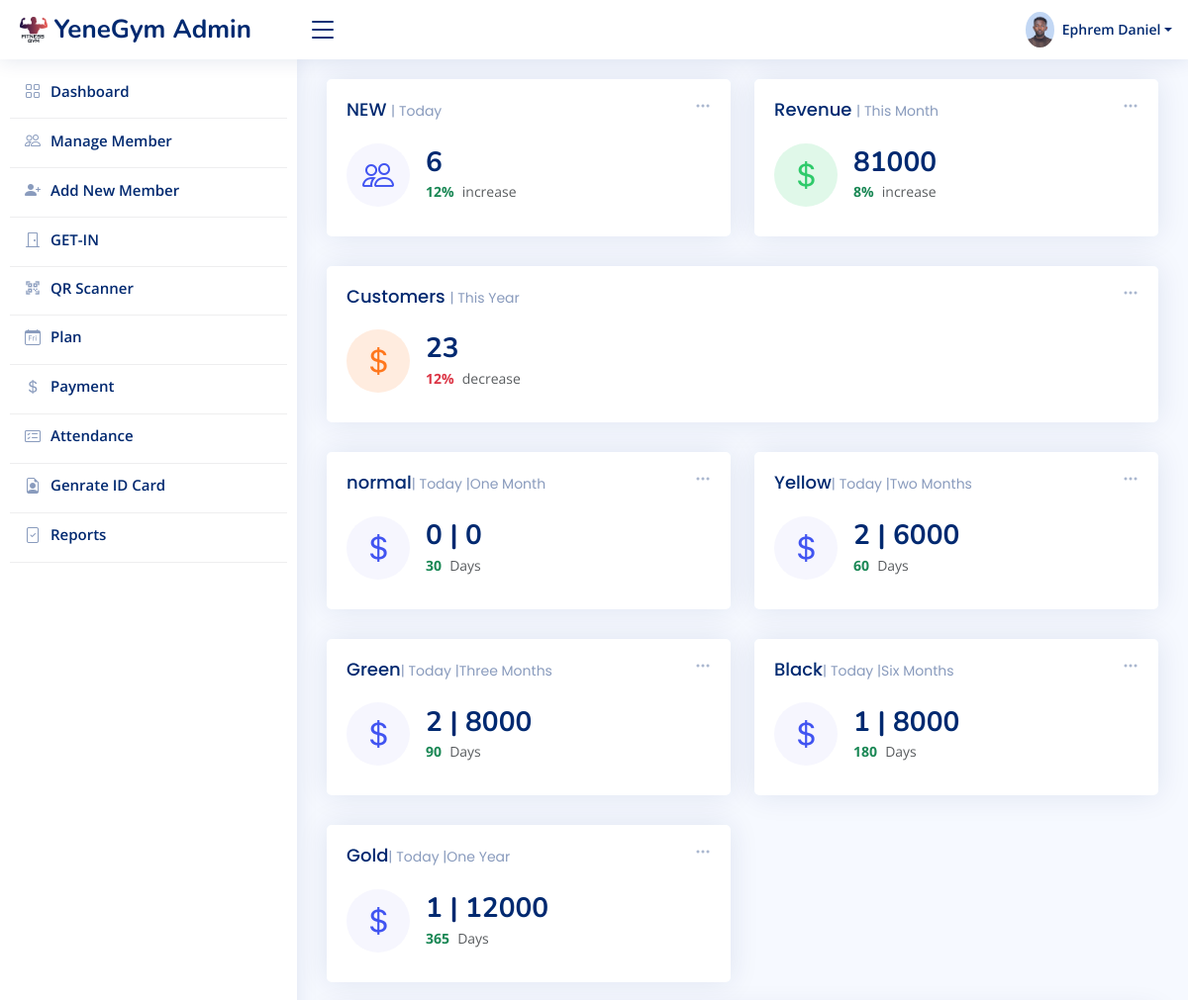
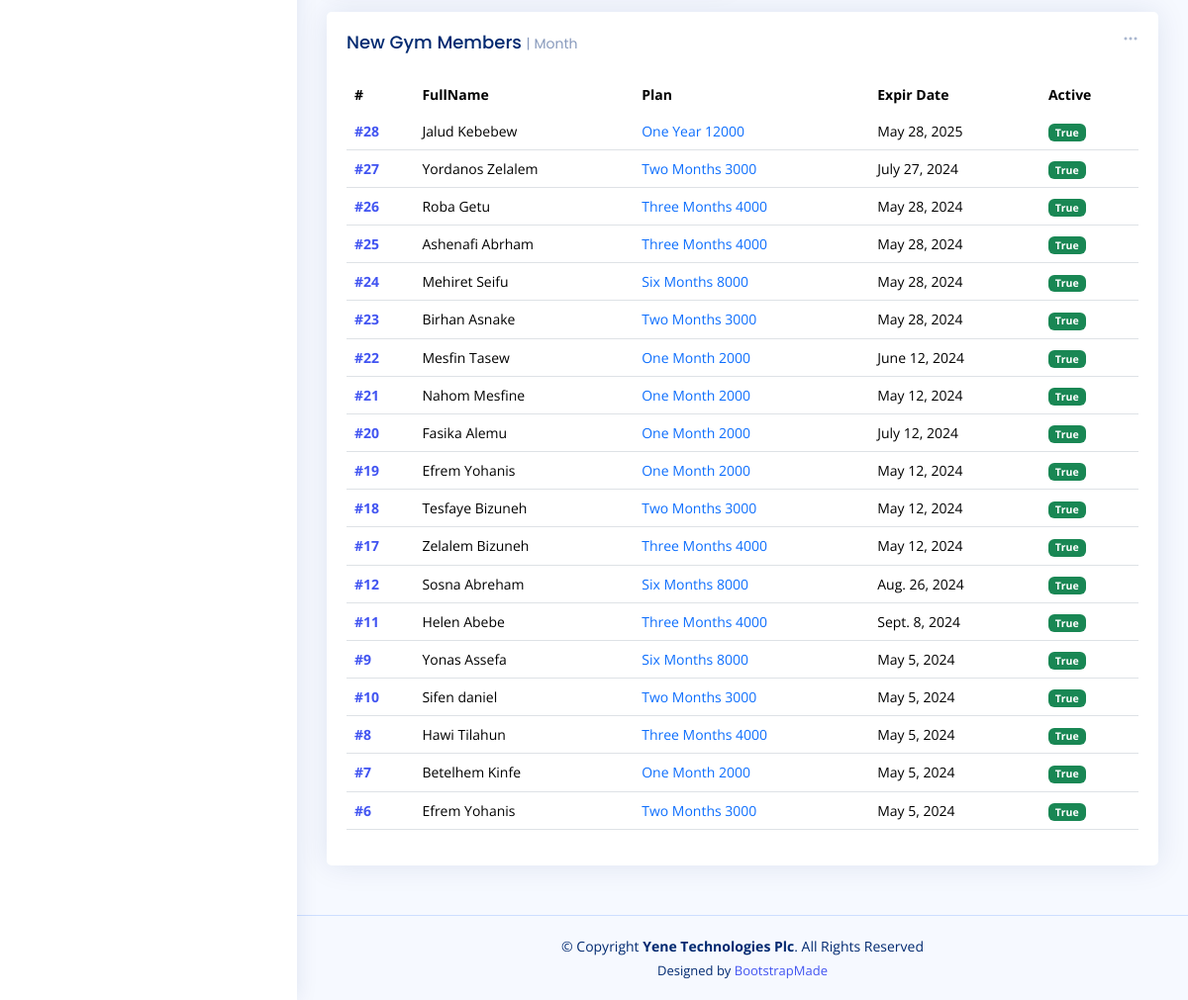
The app's page / (signed in) with its own data (2 pictures, top to bottom).
### gymManagement/models.py (models this page shows, shortened)
class Plan(models.Model):
    name=models.CharField(max_length=50,default='normal')
    title=models.CharField(max_length=50)
    period=models.IntegerField(default=30)
    price=models.IntegerField(default=0)
    createdAt=models.DateTimeField(default=datetime.datetime.today())
    def __str__(self) -> str:
        return self.title + " " + str(self.price)

class GymMember(models.Model):
    firstName=models.CharField(max_length=50)
    lastName=models.CharField(max_length=50)
    email=models.CharField(max_length=50)
    phone=models.CharField(max_length=14,default='0900000000')
    gender=models.CharField(max_length=8,default="Male")
    photo=models.ImageField(upload_to='upload/profile',blank=True,null=True,default='upload/profile/defaultUserImg.jpeg')
    plan=models.ForeignKey(Plan,on_delete=models.SET_NULL,null=True,blank=True)
    expireDate=models.DateField(default=datetime.date.today())
    joinedAt=models.DateField(default=datetime.date.today())
    paidAt=models.DateTimeField(default=datetime.datetime.today())
    active=models.BooleanField(default=True)

### gymManagement/views.py (the view)
# urls.py: 2. Add a URL to urlpatterns:  path('', views.home, name='home')
def home(request):
    if request.user.is_authenticated:
        newGymMembers=models.GymMember.objects.filter(joinedAt=datetime.date.today())
        gymMembers=models.GymMember.objects.filter(joinedAt__year=datetime.date.today().year)
        thisMonthGymMembers=models.GymMember.objects.filter(joinedAt__month=datetime.date.today().month).order_by('-paidAt')
        plans=models.Plan.objects.all()
        planRevenue={}
        for plan in plans:
            planRevenue[plan.name] = [models.GymMember.objects.filter(joinedAt=datetime.date.today(),plan=plan).count() * plan.price,models.Plan.objects.get(pk=plan.pk),models.GymMember.objects.filter(joinedAt=datetime.date.today(),plan=plan).count()]
        thisMonthRevenue=0
        for thisMonthGymMember in thisMonthGymMembers:
            if thisMonthGymMember.plan.price:
                thisMonthRevenue+=thisMonthGymMember.plan.price
        context={
            'newGymMembers':newGymMembers.__len__(),
            'gymMembers':gymMembers.__len__(),
            'thisMonthGymMembers':thisMonthGymMembers,
            'thisMonthRevenue':thisMonthRevenue,
            'planRevenue':planRevenue,
            'plans':plans,
        }
        {
        }
        print(request.user)
        return render(request,'index.html',context)
    messages.error(request,'login first')
    return render(request,'login.html')

### gymManagement/templates/index.html (shortened to what this page needs)
{% extends 'base.html' %}
{% load static %}
{% block content %}
  <main id="main" class="main">
    <section class="section dashboard">
      <div class="row">
        <div class="col-lg-12">
          <div class="row">
            <div class="col-xxl-4 col-md-6">
              <div class="card info-card sales-card">
                <div class="filter">
                  <a class="icon" href="#" data-bs-toggle="dropdown"><i class="bi bi-three-dots"></i></a>
                </div>
                <div class="card-body">
                  <h5 class="card-title">NEW <span>| Today</span></h5>
                  <div class="d-flex align-items-center">
                    <div class="card-icon rounded-circle d-flex align-items-center justify-content-center">
                      <i class="bi bi-people"></i>
                    </div>
                    <div class="ps-3">
                      <h6>{{newGymMembers}}</h6>
                      <span class="text-success small pt-1 fw-bold">12%</span> <span class="text-muted small pt-2 ps-1">increase</span>
                    </div>
                  </div>
                </div>
              </div>
            </div>
            <div class="col-xxl-4 col-md-6">
              <div class="card info-card revenue-card">
                <div class="filter">
                  <a class="icon" href="#" data-bs-toggle="dropdown"><i class="bi bi-three-dots"></i></a>
                </div>
                <div class="card-body">
                  <h5 class="card-title">Revenue <span>| This Month</span></h5>
                  <div class="d-flex align-items-center">
                    <div class="card-icon rounded-circle d-flex align-items-center justify-content-center">
                      <i class="bi bi-currency-dollar"></i>
                    </div>
                    <div class="ps-3">
                      <h6>{{thisMonthRevenue}}</h6>
                      <span class="text-success small pt-1 fw-bold">8%</span> <span class="text-muted small pt-2 ps-1">increase</span>
                    </div>
                  </div>
                </div>
              </div>
            </div>
            <div class="col-xxl-4 col-xl-12">
              <div class="card info-card customers-card">
                <div class="filter">
                  <a class="icon" href="#" data-bs-toggle="dropdown"><i class="bi bi-three-dots"></i></a>
                </div>
                <div class="card-body">
                  <h5 class="card-title">Customers <span>| This Year</span></h5>
                  <div class="d-flex align-items-center">
                    <div class="card-icon rounded-circle d-flex align-items-center justify-content-center">
                      <i class="bi bi-currency-dollar"></i>
                    </div>
                    <div class="ps-3">
                      <h6>{{gymMembers}}</h6>
                      <span class="text-danger small pt-1 fw-bold">12%</span> <span class="text-muted small pt-2 ps-1">decrease</span>
                    </div>
                  </div>
                </div>
              </div>
            </div>
            {% for key,entry in planRevenue.items %}
            <div class="col-xxl-4 col-md-6">
              <div class="card info-card sales-card">
                <div class="filter">
                  <a class="icon" href="#" data-bs-toggle="dropdown"><i class="bi bi-three-dots"></i></a>
                </div>
                <div class="card-body" >
                  <h5 class="card-title">{{key}}<span>| Today |{{entry.1.title}} </span></h5>
                  <div class="d-flex align-items-center">
                    <div class="card-icon rounded-circle d-flex align-items-center justify-content-center">
                      <i class="bi bi-currency-dollar"></i>
                    </div>
                    <div class="ps-3">
                      <h6> {{entry.2}} | {{entry.0}}</h6>
                      <span class="text-success small pt-1 fw-bold">{{entry.1.period }}</span> <span class="text-muted small pt-2 ps-1">{{plan.period}} Days</span>
                    </div>
                  </div>
                </div>
              </div>
            </div>
           {% endfor %}
            <div class="col-12">
              <div class="card recent-sales overflow-auto">
                <div class="filter">
                  <a class="icon" href="#" data-bs-toggle="dropdown"><i class="bi bi-three-dots"></i></a>
                </div>
                <div class="card-body">
                  <h5 class="card-title">New Gym Members <span>| Month</span></h5>
                  <table class="table datatable">
                    <thead>
                      <tr>
                        <th scope="col">#</th>
                        <th scope="col">FullName</th>
                        <th scope="col">Plan</th>
                        <th scope="col">Expir Date</th>
                        <th scope="col">Active</th>
                      </tr>
                    </thead>
                    <tbody>
                      {% for thisMontGymMember in thisMonthGymMembers %}
                      <tr>
                        <th scope="row"><a href="#">#{{thisMontGymMember.pk}}</a></th>
                        <td>{{thisMontGymMember.firstName}} {{thisMontGymMember.lastName}}</td>
                        <td><a href="#" class="text-primary">{{thisMontGymMember.plan}}</a></td>
                        <td>{{thisMontGymMember.expireDate}}</td>
                        <td><span class="badge bg-success">{{thisMontGymMember.active}}</span></td>
                      </tr>
                      {% endfor %}
                    </tbody>
                  </table>
                </div>
              </div>
            </div>
          </div>
        </div>
      </div>
    </section>
  </main>
{% endblock %}

### gymManagement/templates/base.html (shortened to what this page needs)
{%load static %}
<!DOCTYPE html>
<html lang="en">
<head>
  <link href="{% static 'assets/vendor/bootstrap/css/bootstrap.min.css' %}" rel="stylesheet">
  <link href="{% static 'assets/vendor/bootstrap-icons/bootstrap-icons.css' %}" rel="stylesheet">
  <link href="{% static 'assets/vendor/boxicons/css/boxicons.min.css' %}" rel="stylesheet">
  <link href="{% static 'assets/vendor/quill/quill.snow.css' %}" rel="stylesheet">
  <link href="{% static 'assets/vendor/quill/quill.bubble.css' %}" rel="stylesheet">
  <link href="{% static 'assets/vendor/remixicon/remixicon.css' %}" rel="stylesheet">
  <link href="{% static 'assets/vendor/simple-datatables/style.css' %}" rel="stylesheet">
  <link href="{% static 'assets/css/style.css' %}" rel="stylesheet">
</head>
<body>
  {% include 'nav.html' %}
{% include 'aside.html'%}
    {% block content %}
    {% endblock %}
  <footer id="footer" class="footer">
    <div class="copyright">
      &copy; Copyright <strong><span>Yene Technologies Plc</span></strong>. All Rights Reserved
    </div>
    <div class="credits">
      Designed by <a href="https://bootstrapmade.com/">BootstrapMade</a>
    </div>
  </footer>
</body>
</html>

### gymManagement/templates/nav.html (shortened to what this page needs)
{% load static %}
<header id="header" class="header fixed-top d-flex align-items-center">
    <div class="d-flex align-items-center justify-content-between">
      <a href="{% url 'home' %}" class="logo d-flex align-items-center">
        <img src="{% static 'assets/img/logo.png' %}" alt="">
        <span class="d-none d-lg-block">YeneGym Admin</span>
      </a>
      <i class="bi bi-list toggle-sidebar-btn"></i>
    </div>
    <nav class="header-nav ms-auto">
      <ul class="d-flex align-items-center">
        <li class="nav-item dropdown pe-3">
          <a class="nav-link nav-profile d-flex align-items-center pe-0" href="#" data-bs-toggle="dropdown">
            <img src="{% static 'assets/img/ephremDanielphoto.jpg' %}" alt="Profile" class="rounded-circle">
            <span class="d-none d-md-block dropdown-toggle ps-2">Ephrem Daniel</span>
          </a>
        </li>
      </ul>
    </nav>
  </header>

### gymManagement/templates/aside.html
<aside id="sidebar" class="sidebar">
    <ul class="sidebar-nav" id="sidebar-nav">
      <li class="nav-item">
        <a class="nav-link collapsed" href="{% url 'home' %}">
          <i class="bi bi-grid"></i>
          <span>Dashboard</span>
        </a>
      </li>
       <hr class="sidebar-divader">
      <li class="nav-item">
        <a class="nav-link collapsed" href="{% url 'manageMembers' %}">
          <i class="bi bi-people"></i><span>Manage Member</span>
        </a>
      </li>
      <hr class="sidebar-divader">
      <li class="nav-item">
        <a class="nav-link collapsed" href="{% url 'addNewMember' %}">
          <i class="bi bi-person-plus-fill"></i><span>Add New Member</span>
        </a>
      </li>
      <hr class="sidebar-divader">
      <li class="nav-item">
        <a class="nav-link collapsed" href="{% url 'getIn' %}">
          <i class="bi bi-door-closed"></i><span>GET-IN</span>
        </a>
      </li>
      <hr class="sidebar-divader">
      <li class="nav-item">
        <a class="nav-link collapsed" href="{% url 'scanner' %}">
          <i class="bx bx-qr-scan"></i><span>QR Scanner</span>
        </a>
      </li>
      <hr class="sidebar-divader">
      <li class="nav-item">
        <a class="nav-link collapsed" href="{% url 'plan' %}">
          <i class="bi bi-calendar-day"></i><span>Plan</span>
        </a>
      </li>
      <hr class="sidebar-divader">
      <li class="nav-item">
        <a class="nav-link collapsed" href="{% url 'payment' %}">
          <i class="bi bi-currency-dollar"></i><span>Payment</span>
        </a>
      </li>
      <hr class="sidebar-divader">
      <li class="nav-item">
        <a class="nav-link collapsed" href="{% url 'attendance' %}">
          <i class="bi bi-card-checklist"></i><span>Attendance</span>
        </a>
      </li>
      <hr class="sidebar-divader">
      <li class="nav-item">
        <a class="nav-link collapsed" href="{% url 'generateIdCard' %}">
          <i class="bi bi-file-earmark-person"></i><span>Genrate ID Card</span>
        </a>
      </li>
      <hr class="sidebar-divader">
      <li class="nav-item">
        <a class="nav-link collapsed" href="{% url 'reports' %}">
          <i class="bi bi-file-check"></i><span>Reports</span>
        </a>
      </li>
      <hr class="sidebar-divader">
  </aside>

### static/assets/css/style.css (style rules this page uses)
:root { scroll-behavior: smooth; }
body { font-family: "Open Sans", sans-serif; background: #f6f9ff; color: #444444; }
a { color: #4154f1; text-decoration: none; }
h1, h2, h3, h4, h5, h6 { font-family: "Nunito", sans-serif; }
#main { margin-top: 60px; padding: 20px 30px; transition: all 0.3s; }
.sidebar-divader { color: #bcbcbe; margin: 0; flex: auto; padding: 0; }
.card { margin-bottom: 30px; border: none; border-radius: 5px; box-shadow: 0px 0 30px rgba(1, 41, 112, 0.1); }
.card-title { padding: 20px 0 15px 0; font-size: 18px; font-weight: 500; color: #012970; font-family: "Poppins", sans-serif; }
.card-title span { color: #899bbd; font-size: 14px; font-weight: 400; }
.card-body { padding: 0 20px 20px 20px; }
.logo { line-height: 1; }
@media (min-width: 1200px) { .logo { width: 280px; } }
.logo img { max-height: 26px; margin-right: 6px; }
.logo span { font-size: 26px; font-weight: 700; color: #012970; font-family: "Nunito", sans-serif; }
.header { transition: all 0.5s; z-index: 997; height: 60px; box-shadow: 0px 2px 20px rgba(1, 41, 112, 0.1); background-color: #fff; padding-left: 20px; }
.header .toggle-sidebar-btn { font-size: 32px; padding-left: 10px; cursor: pointer; color: #012970; }
.header-nav ul { list-style: none; }
.header-nav>ul { margin: 0; padding: 0; }
.header-nav .nav-profile { color: #012970; }
.header-nav .nav-profile img { max-height: 36px; }
.header-nav .nav-profile span { font-size: 14px; font-weight: 600; }
.sidebar { position: fixed; top: 60px; left: 0; bottom: 0; width: 300px; z-index: 996; transition: all 0.3s; padding: 10px; overflow-y: auto; scrollbar-width: thin; scrollbar-color: #aab7cf transparent; box-shadow: 0px 0px 20px rgba(1, 41, 112, 0.1); background-color: #fff; }
@media (min-width: 1200px) { #main, #footer { margin-left: 300px; } }
.sidebar-nav { padding: 0; margin: 0; list-style: none; }
.sidebar-nav li { padding: 0; margin: 0; list-style: none; }
.sidebar-nav .nav-item { margin-bottom: 5px; }
.sidebar-nav .nav-link { display: flex; align-items: center; font-size: 15px; font-weight: 600; color: #4154f1; transition: 0.3; background: #f6f9ff; padding: 10px 15px; border-radius: 4px; }
.sidebar-nav .nav-link i { font-size: 16px; margin-right: 10px; color: #4154f1; }
.sidebar-nav .nav-link.collapsed { color: #012970; background: #fff; }
.sidebar-nav .nav-link.collapsed i { color: #899bbd; }
.dashboard .filter { position: absolute; right: 0px; top: 15px; }
.dashboard .filter .icon { color: #aab7cf; padding-right: 20px; padding-bottom: 5px; transition: 0.3s; font-size: 16px; }
.dashboard .info-card { padding-bottom: 10px; }
.dashboard .info-card h6 { font-size: 28px; color: #012970; font-weight: 700; margin: 0; padding: 0; }
.dashboard .card-icon { font-size: 32px; line-height: 0; width: 64px; height: 64px; flex-shrink: 0; flex-grow: 0; }
.dashboard .sales-card .card-icon { color: #4154f1; background: #f6f6fe; }
.dashboard .revenue-card .card-icon { color: #2eca6a; background: #e0f8e9; }
.dashboard .customers-card .card-icon { color: #ff771d; background: #ffecdf; }
.dashboard .recent-sales { font-size: 14px; }
.dashboard .recent-sales .table thead { background: #f6f6fe; }
.dashboard .recent-sales .table thead th { border: 0; }
.footer { padding: 20px 0; font-size: 14px; transition: all 0.3s; border-top: 1px solid #cddfff; }
.footer .copyright { text-align: center; color: #012970; }
.footer .credits { padding-top: 5px; text-align: center; font-size: 13px; color: #012970; }

### records on screen
Plan: name "normal", title "One Month", entry "0", period "30"
Plan: name "Yellow", title "Two Months", entry "2", entry "6000", period "60"
Plan: name "Green", title "Three Months", entry "2", entry "8000", period "90"
Plan: name "Black", title "Six Months", entry "1", price "8000", period "180"
Plan: name "Gold", title "One Year", entry "1", price "12000", period "365"
GymMember: pk "28", firstName "Jalud", lastName "Kebebew", plan "One Year 12000", expireDate "May 28, 2025", active "True"
GymMember: pk "27", firstName "Yordanos", lastName "Zelalem", plan "Two Months 3000", expireDate "July 27, 2024", active "True"
GymMember: pk "26", firstName "Roba", lastName "Getu", plan "Three Months 4000", expireDate "May 28, 2024", active "True"
GymMember: pk "25", firstName "Ashenafi", lastName "Abrham", plan "Three Months 4000", expireDate "May 28, 2024", active "True"
GymMember: pk "24", firstName "Mehiret", lastName "Seifu", plan "Six Months 8000", expireDate "May 28, 2024", active "True"
GymMember: pk "23", firstName "Birhan", lastName "Asnake", plan "Two Months 3000", expireDate "May 28, 2024", active "True"
GymMember: pk "22", firstName "Mesfin", lastName "Tasew", plan "One Month 2000", expireDate "June 12, 2024", active "True"
GymMember: pk "21", firstName "Nahom", lastName "Mesfine", plan "One Month 2000", expireDate "May 12, 2024", active "True"
GymMember: pk "20", firstName "Fasika", lastName "Alemu", plan "One Month 2000", expireDate "July 12, 2024", active "True"
GymMember: pk "19", firstName "Efrem", lastName "Yohanis", plan "One Month 2000", expireDate "May 12, 2024", active "True"
GymMember: pk "18", firstName "Tesfaye", lastName "Bizuneh", plan "Two Months 3000", expireDate "May 12, 2024", active "True"
GymMember: pk "17", firstName "Zelalem", lastName "Bizuneh", plan "Three Months 4000", expireDate "May 12, 2024", active "True"
GymMember: pk "12", firstName "Sosna", lastName "Abreham", plan "Six Months 8000", expireDate "Aug. 26, 2024", active "True"
GymMember: pk "11", firstName "Helen", lastName "Abebe", plan "Three Months 4000", expireDate "Sept. 8, 2024", active "True"
GymMember: pk "9", firstName "Yonas", lastName "Assefa", plan "Six Months 8000", expireDate "May 5, 2024", active "True"
GymMember: pk "10", firstName "Sifen", lastName "daniel", plan "Two Months 3000", expireDate "May 5, 2024", active "True"
GymMember: pk "8", firstName "Hawi", lastName "Tilahun", plan "Three Months 4000", expireDate "May 5, 2024", active "True"
GymMember: pk "7", firstName "Betelhem", lastName "Kinfe", plan "One Month 2000", expireDate "May 5, 2024", active "True"
GymMember: pk "6", firstName "Efrem", lastName "Yohanis", plan "Two Months 3000", expireDate "May 5, 2024", active "True"

### other values on screen
{{ newGymMembers }} "6"
{{ thisMonthRevenue }} "81000"
{{ gymMembers }} "23"
